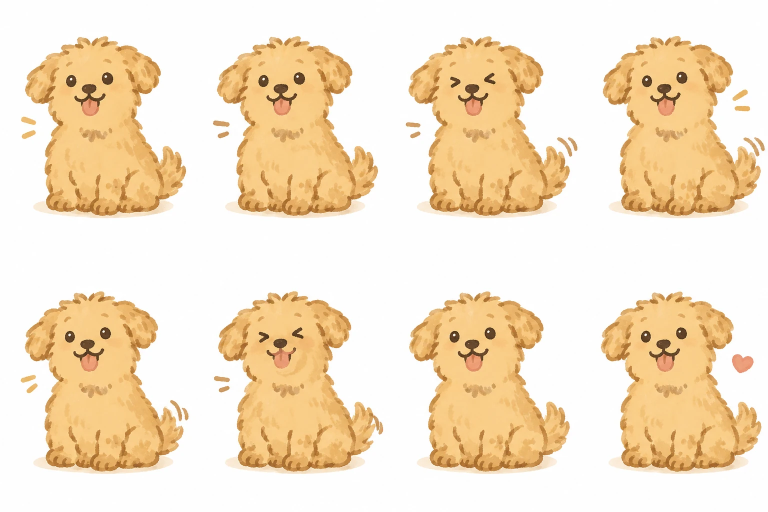
#> input picture art/pant.webp, 1536 x 1024 px (shown at 1/2 size)
$ python cut_pant.py
#> lines starting #> are read from the running program, lines starting #| are printed output that depends on the picture; after the words box and inside, x2 and y2 are one past the last pixel; in counts of white or black regions, pixels touching at a corner belong together
### tools/cut_gif.py
"""art 폴더의 GIF에서 장면을 뽑아 투명 PNG로 저장하고, sprites.json의 해당 동작을 여러 장면 재생으로 바꾼다.
사용법: python3 tools/cut_gif.py   (cut_sprites.py를 실행하면 이어서 자동 실행된다)"""
import json, os
import numpy as np
from PIL import Image, ImageFilter
from scipy import ndimage as ndi

ROOT = os.path.dirname(os.path.dirname(os.path.abspath(__file__)))

# 동작 이름: (GIF 파일, 설정)
#   loop: 반복할 장면 번호(없으면 전부)   ms: 장면당 시간   size: 크기 보정
#   shadow: 그림에 그려진 바닥 그림자 지우기   tint: 색 보정(R,G,B 배율)
#   white: 흰 날개처럼 배경과 색이 같은 부분이 있는 그림. 윤곽선 안쪽은 흰색이어도 남긴다
#   parts: 강아지와 떨어져 있어도 남길 덩어리의 최소 크기(가장 큰 덩어리 대비 비율). 없으면 가장 큰 덩어리만
JOBS = {
    "run": ("run.gif", dict(loop=[1, 2, 3, 4], ms=115, size=1.18)),  # 0번은 서 있는 장면이라 뺀다
    # GIF가 다른 그림보다 작고 밝아서 크기와 색을 맞춘다
    "wag": ("wag.gif", dict(ms=130, size=1.08, shadow=True, tint=(0.984, 0.957, 0.947))),
    "happy": ("jump.gif", dict(ms=140, size=1.08, shadow=True, tint=(0.984, 0.971, 0.933))),  # 신나서 폴짝 뛰기
    "eat": ("eat.gif", dict(ms=180, size=1.12, shadow=True, tint=(0.988, 0.980, 0.962), parts=0.08)),  # 밥그릇도 남긴다
    # 앉아서 앞발 흔들기. 앉은 그림이라 다른 앉은 동작(sit)과 키가 같아지게 맞춘다
    "paw": ("paw.gif", dict(ms=180, size=1.062, shadow=True, tint=(0.984, 0.954, 0.919))),
    # 지쳐서 엎드려 헥헥거리기. 엎드린 그림이라 키가 아니라 몸길이가 어울리게 줄인다 (입김·땀 표시는 빠진다)
    "tired": ("tired.gif", dict(ms=160, size=0.612, shadow=True, tint=(0.993, 0.995, 0.972))),
    # 날개를 파닥이며 떠 있기. 들어 올렸다 놓으면 이 모습으로 내려온다
    "fly": ("wing.gif", dict(ms=140, size=1.09, white=True, tint=(0.984, 0.954, 0.919))),
}


def dog_mask(rgba, shadow=False, parts=None, white=False):
    """투명한 곳과 거기에 이어진 옅은 배경(흰 바탕·체크무늬)을 지우고 가장 큰 덩어리(강아지)만 남긴다."""
    a = np.asarray(rgba).astype(int)
    rgb, alpha = a[:, :, :3], a[:, :, 3]
    mn, mx = rgb.min(axis=2), rgb.max(axis=2)
    clear = alpha < 128
    empty = clear | ((mn > 185) & (mx - mn < 48))
    if white:  # 거의 순백인 곳만 배경으로 본다. 날개의 회색 윤곽선이 막아 주어 날개 안쪽은 남는다
        empty = clear | (mn > 240)
    if shadow:  # 옅은 베이지색 바닥 그림자도 배경으로 본다 (털은 훨씬 진한 노랑이라 남는다)
        empty |= (mn > 160) & (mx - mn < 72)
    lab, _ = ndi.label(empty)
    seeds = np.unique(np.concatenate([lab[0], lab[-1], lab[:, 0], lab[:, -1], lab[clear]]))
    fg = ~np.isin(lab, seeds[seeds > 0])
    comp, n = ndi.label(fg, structure=np.ones((3, 3)))
    sizes = ndi.sum(fg, comp, range(1, n + 1))
    if white:  # 날개 끝에 붙은 가는 움직임 표시선을 떼어 낸다
        core, k = ndi.label(ndi.binary_opening(fg, iterations=3))
        big = core == (int(np.argmax(ndi.sum(core > 0, core, range(1, k + 1)))) + 1)
        return fg & ndi.binary_dilation(big, iterations=3)
    if parts:
        # 가는 그림자 자국으로 이어진 부스러기를 떼어 내려고, 조금 깎은 뒤에 큰 덩어리만 골라 되살린다
        core, k = ndi.label(ndi.binary_erosion(fg, iterations=3))
        csize = ndi.sum(core > 0, core, range(1, k + 1))
        big = np.isin(core, np.where(csize >= parts * csize.max())[0] + 1)
        return fg & ndi.binary_dilation(big, iterations=4)
    return comp == (int(np.argmax(sizes)) + 1)


def box(m):
    ys, xs = np.where(m)
    return xs.min(), ys.min(), xs.max() + 1, ys.max() + 1


# [53 lines left out: functions reference_height, cut, main, not called in this run]


# [2 lines that do not run on import are left out]

### tools/cut_pant.py
"""art/pant.webp(가로 4 × 세로 2, 앉아서 헥헥거리는 8장면)를 잘라 "sit" 동작을 여러 장면 재생으로 바꾼다.
사용법: python3 tools/cut_pant.py   (cut_sprites.py를 실행하면 이어서 자동 실행된다)"""
import json, os
import numpy as np
from PIL import Image, ImageFilter
from cut_gif import ROOT, dog_mask, box

FILE, COLS, ROWS = "pant.webp", 4, 2
MS = 150  # 장면당 시간(ms)
SKIP = [(2, 2)]  # 쓰지 않을 장면 (행, 열). 1부터 센다
HEIGHT = 290  # 다른 앉은 그림과 키를 맞추는 기준(원본 시트 픽셀)
FUR = (249, 199, 125)  # 다른 그림들의 밝은 털 색. 여기에 색을 맞춘다


def fur_color(rgb, m):
    px = rgb[m].astype(float)
    lum = px.sum(1)
    return np.median(px[lum > np.median(lum)], axis=0)


def main():
    src = os.path.join(ROOT, "art", FILE)
    if not os.path.exists(src):
        return
    sheet = Image.open(src).convert("RGBA")
    cw, ch = sheet.width // COLS, sheet.height // ROWS
#> cw = 384; ch = 512
    cells, masks, anchors = [], [], []
    for r in range(ROWS):
        for c in range(COLS):
            if (r + 1, c + 1) in SKIP:
                continue
            cell = sheet.crop((c * cw, r * ch, (c + 1) * cw, (r + 1) * ch))
            m = dog_mask(cell, shadow=True)  # 가장 큰 덩어리만 남기므로 움직임 표시선·하트는 빠진다
            l, t, rr, b = box(m)
            # 장면마다 그림 위치가 조금씩 달라서 발(아래쪽 6%)의 가운데와 바닥을 기준으로 맞춘다
            xs = np.where(m[int(b - (b - t) * 0.06):b].any(axis=0))[0]
            anchors.append(((xs.min() + xs.max()) / 2, b))
            cells.append(cell)
            masks.append(m)
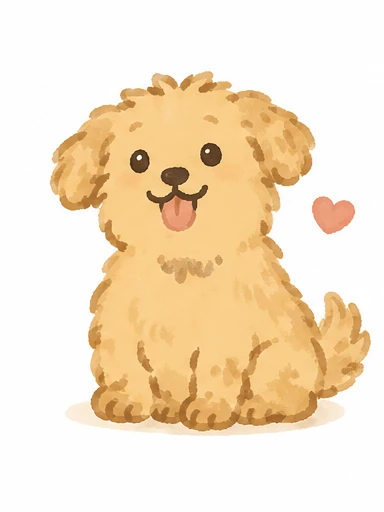
#> cell: PIL image 384x512 RGBA; mean R, G, B, A 245.7, 226.7, 200, 255
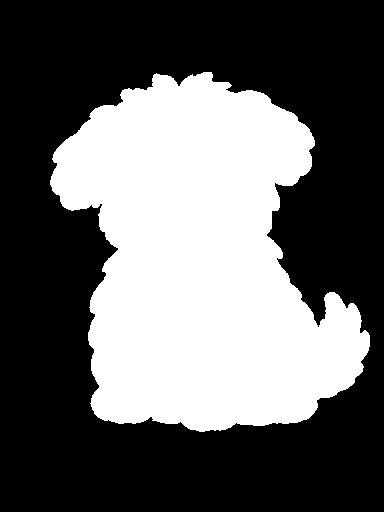
#> m: shape (512, 384) bool; 38.4% white; 1 white region, box (x1, y1, x2, y2) and area: (50, 72, 370, 432) 75514
#> after the loop, anchors = [(205.5, 432), (205.5, 432), (204.5, 432), (204, 432), (205, 432), (204.5, 432), (204, 432)]; cells = 7 items; masks = 7 items

    tint = np.array(FUR) / np.mean([fur_color(np.asarray(c)[:, :, :3], m) for c, m in zip(cells, masks)], axis=0)
#> tint = [1, 0.97, 0.921]
    # 모든 장면을 발 기준으로 같은 자리에 놓았을 때의 전체 범위
    rel = [(bx[0] - ax, bx[1] - ay, bx[2] - ax, bx[3] - ay) for bx, (ax, ay) in zip(map(box, masks), anchors)]
#> rel = [(-155.5, -359, 166.5, 0), (-155.5, -359, 166.5, 0), (-155.5, -359, 167.5, 0), (-150, -360, 165, 0), (-155, -361, 162, 0), (-153.5, -361, 166.5, 0), (-154, -360, 166, 0)]
    L, T = int(np.floor(min(r[0] for r in rel))) - 3, int(min(r[1] for r in rel)) - 3
#> L = -159; T = -364
    R, B = int(np.ceil(max(r[2] for r in rel))) + 3, 3
#> R = 171; B = 3
    names = []
    for i, (cell, m, (ax, ay)) in enumerate(zip(cells, masks, anchors), start=1):
        ox, oy = int(round(ax)) + L, int(ay) + T
        win = (ox, oy, ox + (R - L), oy + (B - T))
        alpha = Image.fromarray((m * 255).astype("uint8")).crop(win)
        alpha = alpha.filter(ImageFilter.MinFilter(3)).filter(ImageFilter.GaussianBlur(0.7))
        rgb = np.asarray(cell.convert("RGB").crop(win)) * tint
        out = Image.fromarray(rgb.round().clip(0, 255).astype("uint8")).convert("RGBA")
        out.putalpha(alpha)
        out.save(os.path.join(ROOT, "sprites", f"sit{i}.png"))
        names.append(f"sit{i}.png")
#> this loop made 7 passes
#> (ax, ox, win) on passes 1 to 7: (205.5, 47, (47, 68, 377, 435)), (205.5, 47, (47, 68, 377, 435)), (204.5, 45, (45, 68, 375, 435)), (204, 45, (45, 68, 375, 435)), (205, 46, (46, 68, 376, 435)), (204.5, 45, (45, 68, 375, 435)), (204, 45, (45, 68, 375, 435))
#> pass 1, in main, `alpha = Image.fromarray((m * 255).astype("uint8")).crop(win)`:
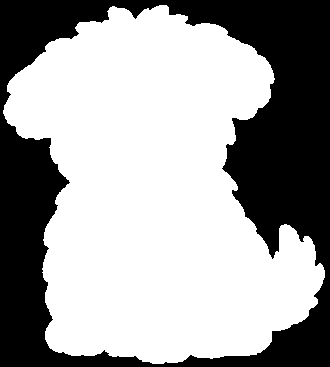
#> alpha: PIL image 330x367 L; 62.8% white; 1 black region, box (x1, y1, x2, y2) and area: (0, 0, 330, 367) 45000
#> pass 1, in main, `alpha = alpha.filter(ImageFilter.MinFilter(3)).filter(ImageFilter.Gaus..`:
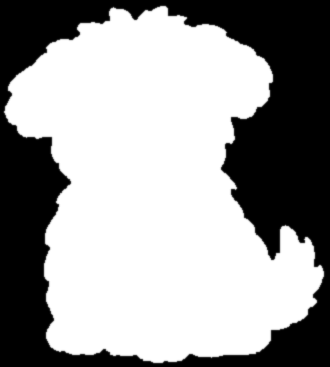
#> alpha: PIL image 330x367 L; min 0, max 255, mean 156.4
#> pass 1, in main, `rgb = np.asarray(cell.convert("RGB").crop(win)) * tint`:
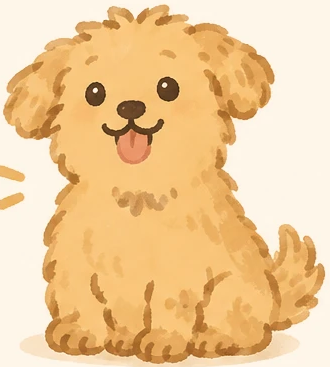
#> rgb: shape (367, 330, 3) float64; mean R, G, B 240.1, 202.8, 151.6
#> after the loop:
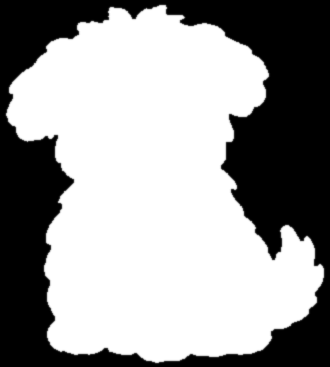
#> alpha: PIL image 330x367 L; min 0, max 255, mean 155.1
#> after the loop:
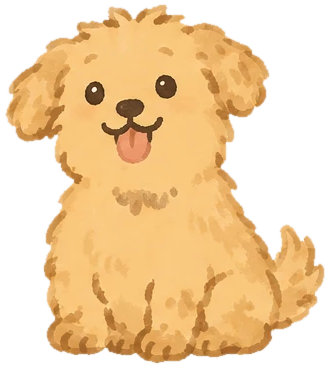
#> out: PIL image 330x367 RGBA; mean R, G, B, A 240.5, 203.4, 153.2, 155.1; transparent parts drawn white
#> after the loop, names = ['sit1.png', 'sit2.png', 'sit3.png', 'sit4.png', 'sit5.png', 'sit6.png', 'sit7.png']

    path = os.path.join(ROOT, "sprites", "sprites.json")
#> (the run stopped early here; a loop or call above may not have finished)

$ run again, with art/sheet.webp copied over art/pant.webp
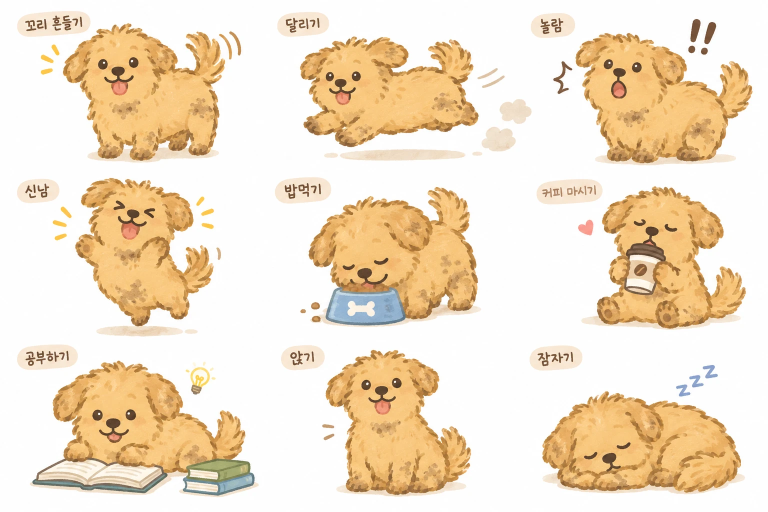
#> input picture art/sheet.webp, 1536 x 1024 px (shown at 1/2 size)
#> after the loop in main, `for r in range(ROWS):`:
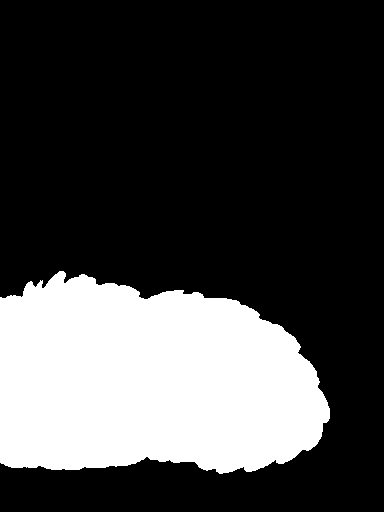
#> m: shape (512, 384) bool; 27.1% white; 1 white region, box (x1, y1, x2, y2) and area: (0, 271, 330, 474) 53252
#> after the loop in main, `for r in range(ROWS):`: anchors = [(289, 322), (321.5, 294), (67, 270), (169.5, 327), (243.5, 475), (59.5, 478), (143.5, 474)]; cells = 7 items
#> tint = [1, 0.994, 0.979]
#> rel = [(-163, -275, 95, 0), (-105.5, -221, 62.5, 0), (-67, -196, 122, 0), (-169.5, -261, 183.5, 0), (-178.5, -266, 140.5, 0), (-59.5, -290, 114.5, 0), (-143.5, -203, 186.5, 0)]
#> L = -182; T = -293
#> R = 190; B = 3
#> the loop in main, `for i, (cell, m, (ax, ay)) in enumerate(zip(cells, masks, anchors), st..` made 7 passes
#> (ax, ay, ox, oy, win) on passes 1 to 7: (289, 322, 107, 29, (107, 29, 479, 325)), (321.5, 294, 140, 1, (140, 1, 512, 297)), (67, 270, -115, -23, (-115, -23, 257, 273)), (169.5, 327, -12, 34, (-12, 34, 360, 330)), (243.5, 475, 62, 182, (62, 182, 434, 478)), (59.5, 478, -122, 185, (-122, 185, 250, 481)), (143.5, 474, -38, 181, (-38, 181, 334, 477))
#> after the loop in main, `for i, (cell, m, (ax, ay)) in enumerate(zip(cells, masks, anchors), st..`:
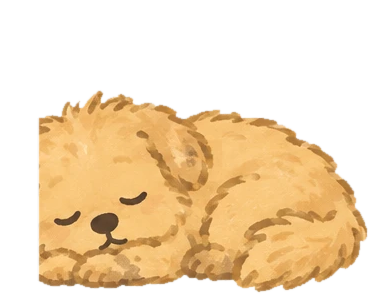
#> out: PIL image 372x296 RGBA; mean R, G, B, A 213.9, 188.4, 152.2, 120.5; transparent parts drawn white
#> after the loop in main, `for i, (cell, m, (ax, ay)) in enumerate(zip(cells, masks, anchors), st..`: names = ['sit1.png', 'sit2.png', 'sit3.png', 'sit4.png', 'sit5.png', 'sit6.png', 'sit7.png']
